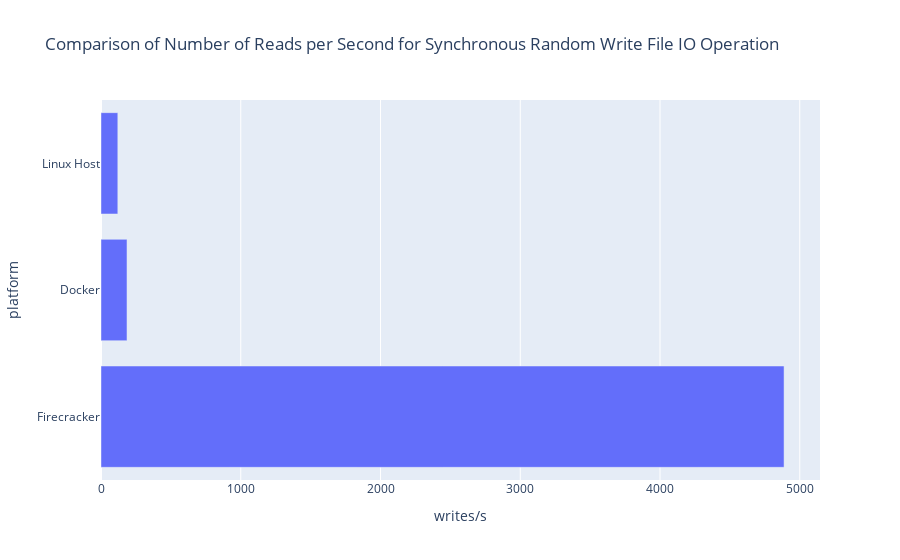

The code cell stored with this chart in its notebook:
### Code cell
fig = go.Figure(go.Bar(
            x=df_sync_rw['File Operations (writes/s)'],
            y=df_sync_rw['platform'],
            orientation='h'))
fig.update_layout(title="Comparison of Number of Reads per Second for Synchronous Random Write File IO Operation")
fig.update_xaxes(title="writes/s")
fig.update_yaxes(title="platform")
fig.show()

### Figure 1 — Plotly figure (JSON) as saved in the notebook; plotly's stock layout.template omitted (floating-point values rounded to 4 significant figures)
{"data": [{"orientation": "h", "type": "bar", "x": [4888.0, 185.9, 120.4], "y": ["Firecracker", "Docker", "Linux Host"]}], "layout": {"title": {"text": "Comparison of Number of Reads per Second for Synchronous Random Write File IO Operation"}, "xaxis": {"title": {"text": "writes/s"}}, "yaxis": {"title": {"text": "platform"}}}}
